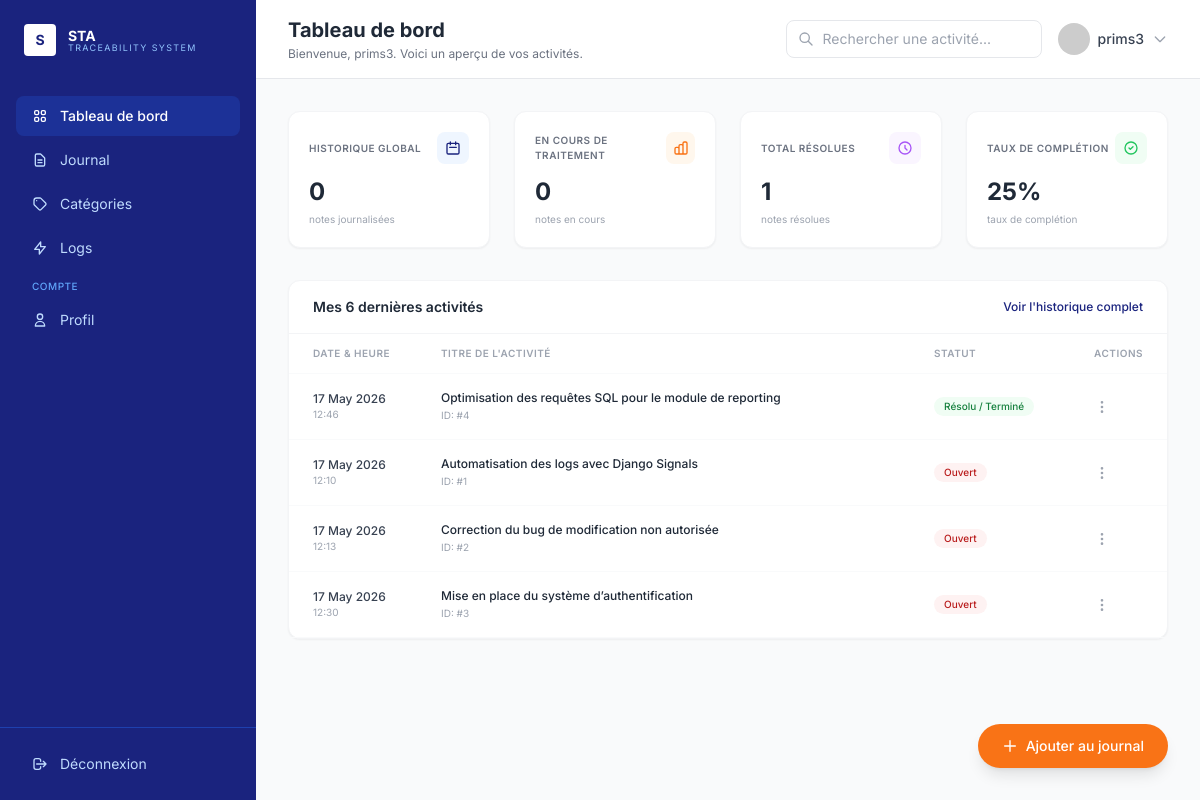
Page /dashboard/ (signed in) on the earlier database version.
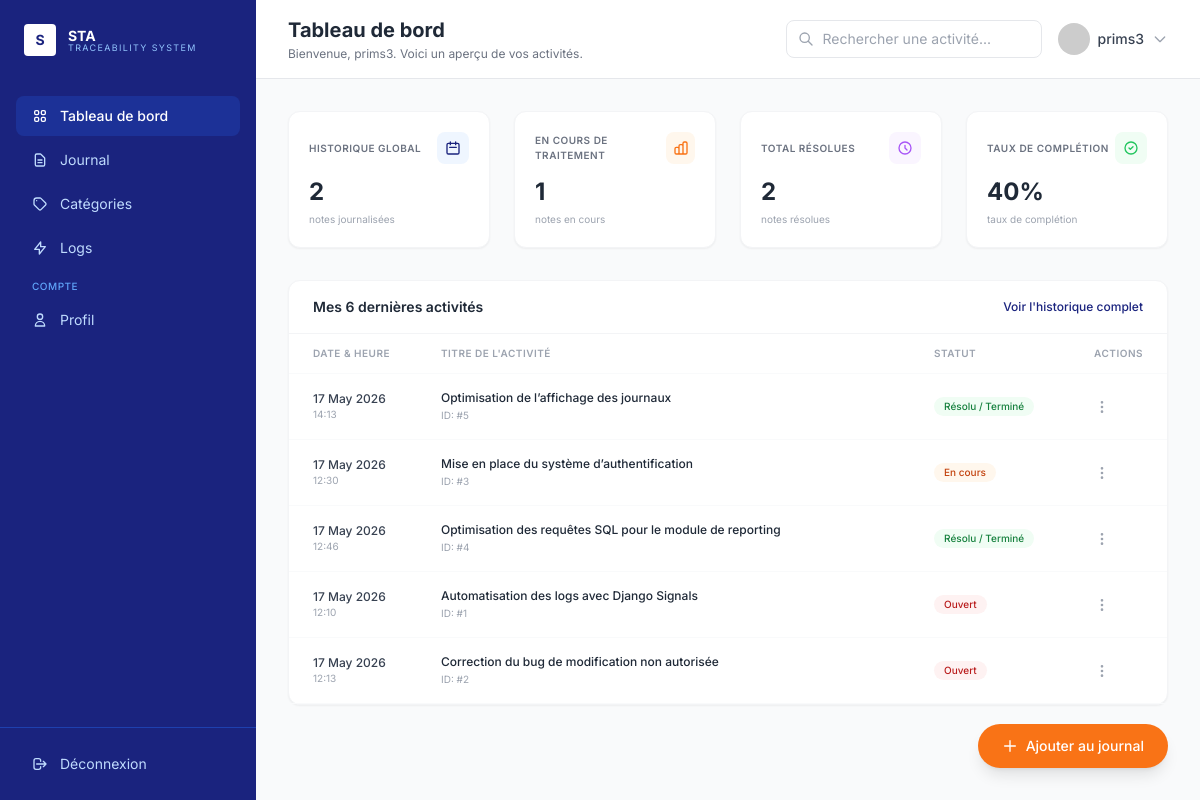
Same page on the later database version.
### app/models.py (models this page shows, shortened)
class Journal(models.Model):
    PRIORITY_CHOICES = [
        ('basse', 'Basse'),
        ('normale', 'Normale'),
        ('haute', 'Haute'),
    ]
    STATUT_CHOICES = [
        ('ouvert', 'Ouvert'),
        ('en_cours', 'En cours'),
        ('resolu', 'Résolu / Terminé'),
    ]
    titre = models.CharField(max_length=200, verbose_name="Titre de l'activité")
    contenu = models.TextField(verbose_name="Description détaillée")
    image = models.ImageField(upload_to='journaux/%Y/%m/%d/', blank=True, null=True, verbose_name="Image de preuve")
    priorite = models.CharField(max_length=10, choices=PRIORITY_CHOICES, default='normale')
    statut = models.CharField(max_length=15, choices=STATUT_CHOICES, default='ouvert')
    categorie = models.ForeignKey(Categorie, on_delete=models.SET_NULL, null=True, blank=True, related_name='journaux', verbose_name="Catégorie")
    auteur = models.ForeignKey(User, on_delete=models.CASCADE, related_name='journaux')
    date_creation = models.DateTimeField(auto_now_add=True, verbose_name="Créé le")
    date_modification = models.DateTimeField(auto_now=True, verbose_name="Modifié le")
    class Meta:
        ordering = ['-date_creation']
        verbose_name = "Entrée de journal"
        verbose_name_plural = "Entrées de journal"

### app/views.py (the view)
# urls.py: path("dashboard/", DashboardView.as_view(), name="dashboard"),
class DashboardView(LoginRequiredMixin, generic.TemplateView):
    template_name = "dashboard.html"
    def get_context_data(self, **kwargs):
        context = super().get_context_data(**kwargs)
        all_entries = Journal.objects.select_related('categorie').all()
        stats = all_entries.aggregate(
            opened=Count('id', filter=Q(statut='ouvert')),
            in_progress=Count('id', filter=Q(statut='en_cours')),
            resolved=Count('id', filter=Q(statut='resolu'))
        )
        total_actions = ActionLog.objects.count()
        completion_rate = 0
        total_current = all_entries.count()
        if total_current > 0:
            completion_rate = (stats['resolved'] / total_current) * 100
        context['total_entries'] = total_actions  # Utilise le compte de l'historique
        context['open_entries'] = stats['opened']
        context['in_progress_entries'] = stats['in_progress']
        context['resolved_entries'] = stats['resolved']
        context['completion_rate'] = round(completion_rate)
        context['categories'] = Categorie.objects.all()
        context['recent_activities'] = all_entries.order_by('-date_modification')[:6]
        return context

### app/templates/dashboard.html (shortened to what the changed rows need)
<!DOCTYPE html>
<html lang="fr">
<head>
    <script src="https://cdn.tailwindcss.com"></script>
</head>
<body class="bg-gray-50 flex min-h-screen">
    <main class="flex-1 ml-64">
        <header class="bg-white border-b border-gray-200 px-8 py-4 flex items-center justify-between">
            <div>
                <h1 class="text-xl font-bold text-gray-800">Tableau de bord</h1>
            </div>
        </header>
        <div class="p-8">
            <div class="grid grid-cols-4 gap-6 mb-8">
                <div class="bg-white rounded-xl p-5 border border-gray-100 shadow-sm">
                    <div class="flex items-center justify-between mb-3">
                        <span class="text-[10px] text-gray-500 uppercase tracking-wider font-semibold">Historique Global</span>
                        <div class="w-8 h-8 bg-blue-50 rounded-lg flex items-center justify-center">
                        </div>
                    </div>
                    <div class="text-2xl font-bold text-gray-800">{{ total_entries }}</div>
                    <div class="text-[10px] text-gray-400 mt-1">notes journalisées</div>
                </div>
                <div class="bg-white rounded-xl p-5 border border-gray-100 shadow-sm">
                    <div class="flex items-center justify-between mb-3">
                        <span class="text-[10px] text-gray-500 uppercase tracking-wider font-semibold">En cours de traitement</span>
                        <div class="w-8 h-8 bg-orange-50 rounded-lg flex items-center justify-center">
                        </div>
                    </div>
                    <div class="text-2xl font-bold text-gray-800">{{ in_progress_entries }}</div>
                    <div class="text-[10px] text-gray-400 mt-1">notes en cours</div>
                </div>
                <div class="bg-white rounded-xl p-5 border border-gray-100 shadow-sm">
                    <div class="flex items-center justify-between mb-3">
                        <span class="text-[10px] text-gray-500 uppercase tracking-wider font-semibold">Total Résolues</span>
                        <div class="w-8 h-8 bg-purple-50 rounded-lg flex items-center justify-center">
                        </div>
                    </div>
                    <div class="text-2xl font-bold text-gray-800">{{ resolved_entries }}</div>
                    <div class="text-[10px] text-gray-400 mt-1">notes résolues</div>
                </div>
                <div class="bg-white rounded-xl p-5 border border-gray-100 shadow-sm">
                    <div class="flex items-center justify-between mb-3">
                        <span class="text-[10px] text-gray-500 uppercase tracking-wider font-semibold">Taux de complétion</span>
                        <div class="w-8 h-8 bg-green-50 rounded-lg flex items-center justify-center">
                        </div>
                    </div>
                    <div class="text-2xl font-bold text-gray-800">{{ completion_rate }}%</div>
                    <div class="text-[10px] text-gray-400 mt-1">taux de complétion</div>
                </div>
            </div>
            <div class="bg-white rounded-xl border border-gray-100 shadow-sm">
                <div class="px-6 py-4 border-b border-gray-100 flex items-center justify-between">
                    <h2 class="text-sm font-semibold text-gray-800">Mes 6 dernières activités</h2>
                </div>
                <table class="w-full">
                    <thead>
                        <tr class="border-b border-gray-50">
                            <th class="text-left px-6 py-3 text-[10px] text-gray-400 uppercase tracking-wider font-semibold w-32">Date & Heure</th>
                            <th class="text-left px-6 py-3 text-[10px] text-gray-400 uppercase tracking-wider font-semibold">Titre de l'activité</th>
                            <th class="text-left px-6 py-3 text-[10px] text-gray-400 uppercase tracking-wider font-semibold w-40">Statut</th>
                            <th class="text-right px-6 py-3 text-[10px] text-gray-400 uppercase tracking-wider font-semibold w-16">Actions</th>
                        </tr>
                    </thead>
                    <tbody>
                        {% for activity in recent_activities %}
                        <tr class="border-b border-gray-50 hover:bg-gray-50/50 transition-colors">
                            <td class="px-6 py-4">
                                <div class="text-xs font-medium text-gray-700">{{ activity.date_creation|date:"d M Y" }}</div>
                                <div class="text-[10px] text-gray-400">{{ activity.date_creation|date:"H:i" }}</div>
                            </td>
                            <td class="px-6 py-4">
                                <div class="text-xs font-medium text-gray-800">{{ activity.titre }}</div>
                                <div class="text-[10px] text-gray-400 mt-0.5">ID: #{{ activity.id }}</div>
                            </td>
                            <td class="px-6 py-4">
                                <div class="flex items-center gap-2">
                                    <span class="inline-flex items-center px-2.5 py-0.5 rounded-full text-[10px] font-medium
                                        {% if activity.statut == 'ouvert' %}bg-red-50 text-red-700
                                        {% elif activity.statut == 'en_cours' %}bg-orange-50 text-orange-700
                                        {% elif activity.statut == 'resolu' %}bg-green-50 text-green-700
                                        {% else %}bg-gray-50 text-gray-700{% endif %}">
                                        {{ activity.get_statut_display }}
                                    </span>
                                </div>
                            </td>
                            <td class="px-6 py-4 text-right">
                                <a href="{% url 'journal_detail' activity.pk %}" class="text-gray-400 hover:text-gray-600">
                                    <svg xmlns="http://www.w3.org/2000/svg" class="h-4 w-4" fill="none" viewBox="0 0 24 24" stroke="currentColor">
                                        <path stroke-linecap="round" stroke-linejoin="round" stroke-width="2" d="M12 5v.01M12 12v.01M12 19v.01M12 6a1 1 0 110-2 1 1 0 010 2zm0 7a1 1 0 110-2 1 1 0 010 2zm0 7a1 1 0 110-2 1 1 0 010 2z" />
                                    </svg>
                                </a>
                            </td>
                        </tr>
                        {% empty %}
                        <tr>
                            <td colspan="5" class="px-6 py-4 text-center text-gray-500 text-sm">Aucune activité récente.</td>
                        </tr>
                        {% endfor %}
                    </tbody>
                </table>
            </div>
        </div>
    </main>
</body>
</html>

Differences in the rows shown:
added Journal: date_creation "17 May 2026", date_creation "14:13", titre "Optimisation de l’affichage des journaux", id "5", statut "Résolu / Terminé"
changed Journal "Mise en place du système d’authentification": statut "Ouvert" → "En cours"; moves up the list
Other differences:
{{ total_entries }}: "0" → "2"
{{ in_progress_entries }}: "0" → "1"
{{ resolved_entries }}: "1" → "2"
{{ completion_rate }}: "25" → "40"
